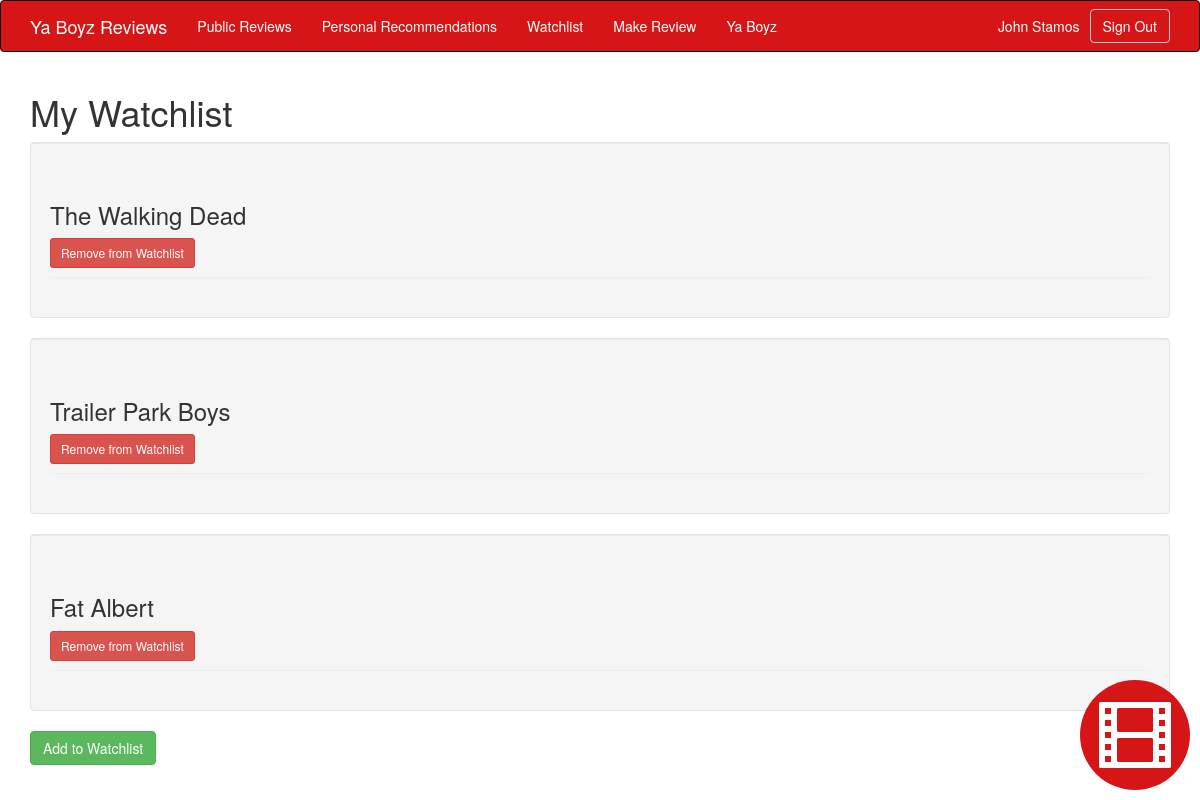
Screenshot of /user_watchlist.php (signed in) with the database file from the repository.
### tables this page shows
CREATE TABLE IF NOT EXISTS `User` (
  `id` int(10) NOT NULL,
  `first_name` varchar(50) NOT NULL,
  `last_name` varchar(50) NOT NULL,
  `email` varchar(50) NOT NULL,
  `password` varchar(250) NOT NULL,
  `date_created` datetime NOT NULL
);

CREATE TABLE IF NOT EXISTS `Watchlist` (
  `id` int(10) NOT NULL,
  `user` int(10) NOT NULL,
  `media` int(10) NOT NULL
);

CREATE TABLE IF NOT EXISTS `Media` (
  `id` int(10) NOT NULL,
  `title` varchar(50) NOT NULL
);

### settings.php (called while the page is built)
<?php
    $db_connection = array();
    $db_connection['host'] = "localhost";
    $db_connection['username'] = "root";
    $db_connection['password'] = "";
    $db_connection['database'] = "yourboyzreviews";
?>

### connection.php (called while the page is built, shortened)
<?php
    require_once 'settings.php';
    class DatabaseConnection
    {
        private $host = "localhost";
        private $username = "username";
        private $password = "password";
        private $database = "";
        private $mysqli;
        public function __construct ()
        {
            global $db_connection;
            $host = $db_connection['host'];
            $username = $db_connection['username'];
            $password = $db_connection['password'];
            $database = $db_connection['database'];
        }
        public function setup ($host, $username, $password, $db)
        {
            $this->host = $host;
            $this->username = $username;
            $this->password = $password;
            $this->database = $db;
        }
        public function connect ()
        {
            try {
                if (!$this->mysqli = new mysqli($this->host, $this->username, $this->password, $this->database))
                    throw new Exception("Cannot Connect to " . $this->host);
            } catch (Exception $e) {
                echo $e->getMessage();
                exit;
            }
        }
        public function prepare_statement($statement) {
            return $this->mysqli->prepare($statement);
        }
        public function send_sql($statement) {
            $statement = $this->mysqli->real_escape_string($statement);
            return $this->mysqli->query($statement);
        }
    }
?>

### user.php (called while the page is built, shortened)
<?php
require_once 'connection.php';
    class User{
        private $dbConnection;
        public function __construct(){
            $this->dbConnection = new DatabaseConnection();
        }
        public function getFullNameById($id){
            $result = $this->dbConnection->send_sql("SELECT * FROM `User` WHERE `id` = " . $id);
            if ($result){
                $result = $result->fetch_object();
                return $result->first_name . " " . $result->last_name;
            }
            else{
                return false;
            }
        }
}
?>

### watchlist.php (called while the page is built, shortened)
<?php
require_once 'connection.php';
    class Watchlist{
        private $dbConnection;
        public function __construct(){
            $this->dbConnection = new DatabaseConnection();
        }
        public function getWatchlistForUser($user_id) {
            $query_string = "SELECT * FROM `Watchlist` WHERE `user` = " . $user_id;
            $result = $this->dbConnection->send_sql($query_string);
            if ($result)
                return $result;
            else
                echo "horiffic failure";
        }
}
?>

### mediapost.php (called while the page is built, shortened)
<?php
require_once 'connection.php';
    class MediaPost{
        private $dbConnection;
        public function __construct(){
            $this->dbConnection = new DatabaseConnection();
        }
        public function getMediaById($media_id) {
            $query_string = "SELECT * FROM `Media` WHERE `id` = " . $media_id;
            $result = $this->dbConnection->send_sql($query_string);
            if ($result)
                return $result->fetch_object();
            else
                echo "horiffic failure";
        }
}
?>

### user_watchlist.php (the view, shortened to what this page needs)
<!DOCTYPE html>
<html>
<head>
    <?php include_once 'header.php'; ?>
</head>
<body>
    <section id="head-bar">
        <?php include_once 'navbar.php'; ?>
    </section>
    <div class="container">
        <h1>My Watchlist</h1>
        <?php
        if(isset($_SESSION['authenticated_user'])) {
            require_once 'watchlist.php';
            require_once 'mediapost.php';
            $watchlist = new Watchlist();
            $post = new MediaPost();
            $list_items = $watchlist->getWatchlistForUser($_SESSION['authenticated_user']);
            if ($list_items) {
                while ($list_item = $list_items->fetch_object()) {
                    echo '<div class="well"><div class="page-header"><h3>';
                    $media = $post->getMediaById($list_item->media);
                    echo $media->title;
                    echo "</h3>";
                    echo "<a class='btn btn-danger btn-sm' href='user_watchlist.php?remove_media=";
                    echo $media->id;
                    echo "'>Remove from Watchlist</a>";
                    echo "</div></div>";
                }
            }
                ?>
        <a href="add_to_watchlist.php" class="btn btn-success">Add to Watchlist</a>
    <?php
    }
    else{
        ?>
        <div class="page-header">
            <span><strong>You must <a href="signin.php">sign in </a>to view this content</strong></span>
        </div>
        <?php
    }
    ?>
    </div>
</body>
</html>

### navbar.php (shortened to what this page needs)
<nav class="navbar navbar-inverse" id="ya-boys-navbar">
    <div class="container">
        <a class="navbar-brand" href="home.php">Ya Boyz Reviews</a>
        <div class="collapse navbar-collapse" id="navbar-collapse-1">
            <ul class="nav navbar-nav">
                <li><a href="public_reviews.php">Public Reviews</a></li>
                <li><a href="friend_reviews.php">Personal Recommendations</a></li>
                <li><a href="user_watchlist.php">Watchlist</a></li>
                <li><a href="recommend.php">Make Review</a></li>
                <li><a href="myboys.php">Ya Boyz</a></li>
            </ul>
            <?php
                if(isset($_SESSION['authenticated_user'])) {
                    require_once 'user.php';
                    $auth_user = $_SESSION['authenticated_user'];
                    $nav_user = new User();
                    $user_name = $nav_user->getFullNameById($auth_user);
                    echo '<button type="button" class="btn btn-default navbar-btn navbar-right"><a href="signout.php">Sign Out</a></button>';
                    echo '<p class="navbar-text navbar-right" style="margin-right:10px;">' . $user_name . '</p>';
                }
                else {
                    echo '<button type="button" class="btn btn-default navbar-btn navbar-right"><a href="signin.php">Sign In</a></button>';
                    echo '<button type="button" class="btn btn-default navbar-btn navbar-right"><a href="signup.php">Sign Up</a></button>';
                }
            ?>
        </div>
    </div>
</nav>
<div id="ankle_container">
<a href="recommend.php"><span data-toggle="tooltip" title="Recommend Now!" id="ankle_icon" class="glyphicon glyphicon-film"></span></a>
</div>

### rows the page displays
user: user_name "John Stamos"
watchlist: media.title "The Walking Dead"
watchlist: media.title "Trailer Park Boys"
watchlist: media.title "Fat Albert"
